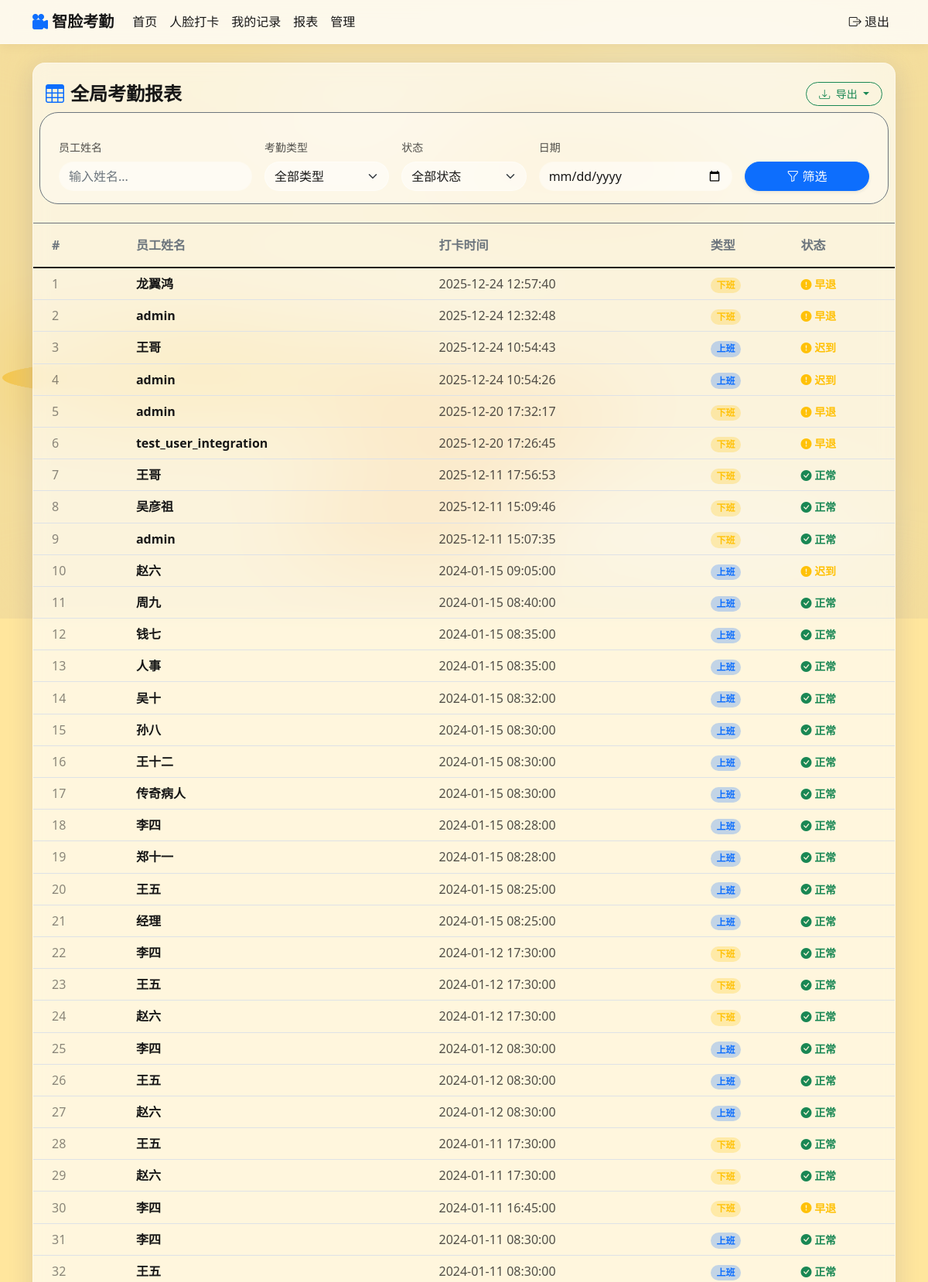
The page /all-attendance (signed in, upper part) on the database its author committed.
### tables this page shows
CREATE TABLE "attendance" (
    att_id INTEGER PRIMARY KEY AUTOINCREMENT,
    user_id INTEGER NOT NULL,
    att_time DATETIME NOT NULL,
    att_type TEXT NOT NULL,
    status TEXT NOT NULL
    -- 如果原表有外键约束，例如：FOREIGN KEY (user_id) REFERENCES users(user_id)
    -- 请取消下面一行的注释并执行
    -- , FOREIGN KEY (user_id) REFERENCES users(user_id)
);

CREATE TABLE "users" (
    user_id INTEGER PRIMARY KEY AUTOINCREMENT,
    username TEXT NOT NULL UNIQUE,
    password TEXT NOT NULL,
    face_encodings BLOB,
    is_admin INTEGER DEFAULT 0
);

### src/main.py (the view)
@app.route('/all-attendance')
@login_required
def all_attendance():
    if not current_user.is_admin:
        flash('需要管理员权限', 'error')
        return redirect(url_for('dashboard'))
    filter_name = request.args.get('username', '')
    filter_type = request.args.get('type', '所有')
    filter_status = request.args.get('status', '所有')
    filter_date = request.args.get('date', '')
    try:
        records = db_helper.get_all_attendance(
            user_name=filter_name,
            att_type=filter_type,
            att_status=filter_status,
            date=filter_date
        )
        return render_template('all_attendance.html', records=records,
                             f_name=filter_name, f_type=filter_type,
                             f_status=filter_status, f_date=filter_date)
    except Exception as e:
        flash(f'获取考勤记录失败: {e}', 'error')
        return render_template('all_attendance.html', records=[])

### src/main.py (called while the page is built)
@app.before_request
def ensure_initialized():
    if not app_initialized:
        init_app()

@login_manager.user_loader
def load_user(user_id):
    if not db_helper:
        return None
    try:
        conn = sqlite3.connect(app.config['DATABASE_PATH'])
        cursor = conn.cursor()
        cursor.execute('SELECT user_id, username, is_admin FROM users WHERE user_id = ?', (user_id,))
        user_data = cursor.fetchone()
        conn.close()
        if user_data:
            return User(user_data[0], user_data[1], user_data[2])
        return None
    except Exception as e:
        print(f"[ERROR] 加载用户失败: {e}")
        return None

### templates/all_attendance.html (shortened to what this page needs)
{% extends "base.html" %}
{% block content %}
<div class="row">
    <div class="col-12">
        <div class="glass-card rounded-4 overflow-hidden">
            <div class="card-header bg-transparent border-bottom border-secondary border-opacity-10 py-4">
                <div class="d-flex justify-content-between align-items-center mb-4">
                    <h4 class="mb-0 fw-bold"><i class="bi bi-table me-2 text-primary"></i>全局考勤报表</h4>
                    <div class="btn-group" role="group">
                        <button type="button" class="btn btn-outline-success rounded-pill btn-sm px-3 dropdown-toggle" data-bs-toggle="dropdown" aria-expanded="false">
                            <i class="bi bi-download me-1"></i> 导出
                        </button>
                    </div>
                </div>
                <form action="{{ url_for('all_attendance') }}" method="GET" class="row g-3 p-3 rounded-4 border border-secondary border-opacity-10" style="background: rgba(var(--bs-body-bg-rgb), 0.3); border-radius: 24px !important;">
                    <div class="col-md-3">
                        <label class="form-label small opacity-75">员工姓名</label>
                        <input type="text" name="username" class="form-control rounded-pill" placeholder="输入姓名..." value="{{ f_name }}">
                    </div>
                    <div class="col-md-2">
                        <label class="form-label small opacity-75">考勤类型</label>
                        <select name="type" class="form-select rounded-pill">
                            <option value="所有">全部类型</option>
                        </select>
                    </div>
                    <div class="col-md-2">
                        <label class="form-label small opacity-75">状态</label>
                        <select name="status" class="form-select rounded-pill">
                            <option value="所有">全部状态</option>
                        </select>
                    </div>
                    <div class="col-md-3">
                        <label class="form-label small opacity-75">日期</label>
                        <input type="date" name="date" class="form-control rounded-pill" value="{{ f_date }}">
                    </div>
                    <div class="col-md-2 d-flex align-items-end">
                        <button type="submit" class="btn btn-primary w-100 rounded-pill shadow-sm"><i class="bi bi-funnel"></i> 筛选</button>
                    </div>
                </form>
            </div>
            <div class="card-body p-0">
                {% if records %}
                <div class="table-responsive rounded-4 overflow-hidden">
                    <table class="table table-hover align-middle mb-0">
                        <thead class="text-secondary border-bottom border-secondary border-opacity-10">
                            <tr>
                                <th class="ps-4 py-3">#</th>
                                <th class="py-3">员工姓名</th>
                                <th class="py-3">打卡时间</th>
                                <th class="py-3">类型</th>
                                <th class="py-3">状态</th>
                            </tr>
                        </thead>
                        <tbody>
                            {% for record in records %}
                            <tr>
                                <td class="ps-4 opacity-50">{{ loop.index }}</td>
                                <td class="fw-bold">{{ record[0] }}</td>
                                <td class="opacity-75">{{ record[1] }}</td>
                                <td>
                                    {% if record[2] == '上班' %}
                                        <span class="badge rounded-pill bg-primary bg-opacity-25 text-primary">上班</span>
                                    {% elif record[2] == '下班' %}
                                        <span class="badge rounded-pill bg-warning bg-opacity-25 text-warning">下班</span>
                                    {% elif record[2] == '请假' %}
                                        <span class="badge rounded-pill bg-info bg-opacity-25 text-info">请假</span>
                                    {% elif record[2] == '旷工' %}
                                        <span class="badge rounded-pill bg-danger bg-opacity-25 text-danger">旷工</span>
                                    {% else %}
                                        <span class="badge rounded-pill bg-secondary">{{ record[2] }}</span>
                                    {% endif %}
                                </td>
                                <td>
                                    {% if record[3] == '正常' %}
                                        <span class="text-success small fw-bold"><i class="bi bi-check-circle-fill"></i> 正常</span>
                                    {% elif record[3] in ['迟到', '早退'] %}
                                        <span class="text-warning small fw-bold"><i class="bi bi-exclamation-circle-fill"></i> {{ record[3] }}</span>
                                    {% elif record[3] in ['病假', '事假', '公假'] %}
                                        <span class="text-info small fw-bold"><i class="bi bi-info-circle-fill"></i> {{ record[3] }}</span>
                                    {% else %}
                                        <span class="text-danger small fw-bold"><i class="bi bi-x-circle-fill"></i> {{ record[3] }}</span>
                                    {% endif %}
                                </td>
                            </tr>
                            {% endfor %}
                        </tbody>
                    </table>
                </div>
                {% else %}
                <div class="text-center py-5">
                    <i class="bi bi-inbox display-1 opacity-25"></i>
                    <p class="opacity-75 mt-3">没有找到符合条件的记录</p>
                </div>
                {% endif %}
            </div>
        </div>
    </div>
</div>
{% endblock %}

### templates/base.html (style rules this page uses)
:root { --text-color: #171717; --glass-bg: rgba(255, 255, 255, 0.65); --glass-border: rgba(255, 255, 255, 0.4); --glass-shadow: 0 8px 32px 0 rgba(31, 38, 135, 0.15); --input-bg: rgba(255, 255, 255, 0.5); --navbar-bg: rgba(255, 255, 255, 0.8); --loader-bg: rgba(255, 230, 157, 1); --loader-color: #000000; }
html { overflow-y: scroll; }
body { margin: 0; font-family: 'Segoe UI', Roboto, sans-serif; background-color: #FFE69D; color: var(--text-color); min-height: 100vh; transition: color 0.5s ease, background-color 1s ease; box-sizing: border-box; }
.glass-card { background: var(--glass-bg); backdrop-filter: blur(10px); -webkit-backdrop-filter: blur(10px); border: 1px solid var(--glass-border); border-radius: 16px; box-shadow: var(--glass-shadow); color: var(--text-color); transition: transform 0.3s ease, background 0.3s ease; }
.form-control, .form-select { background-color: var(--input-bg); border: 1px solid var(--glass-border); color: var(--text-color); }
.table { color: var(--text-color); }

### rows shown on the page
attendance: username "龙翼鸿", att_time "2025-12-24 12:57:40", att_type "下班", status "早退"
attendance: username "admin", att_time "2025-12-24 12:32:48", att_type "下班", status "早退"
attendance: username "王哥", att_time "2025-12-24 10:54:43", att_type "上班", status "迟到"
attendance: username "admin", att_time "2025-12-24 10:54:26", att_type "上班", status "迟到"
attendance: username "admin", att_time "2025-12-20 17:32:17", att_type "下班", status "早退"
attendance: username "test_user_integration", att_time "2025-12-20 17:26:45", att_type "下班", status "早退"
attendance: username "王哥", att_time "2025-12-11 17:56:53", att_type "下班", status "正常" (drawn)
attendance: username "吴彦祖", att_time "2025-12-11 15:09:46", att_type "下班", status "正常" (drawn)
attendance: username "admin", att_time "2025-12-11 15:07:35", att_type "下班", status "正常" (drawn)
attendance: username "赵六", att_time "2024-01-15 09:05:00", att_type "上班", status "迟到"
attendance: username "周九", att_time "2024-01-15 08:40:00", att_type "上班", status "正常" (drawn)
attendance: username "钱七", att_time "2024-01-15 08:35:00", att_type "上班", status "正常" (drawn)
attendance: username "人事", att_time "2024-01-15 08:35:00", att_type "上班", status "正常" (drawn)
attendance: username "吴十", att_time "2024-01-15 08:32:00", att_type "上班", status "正常" (drawn)
attendance: username "孙八", att_time "2024-01-15 08:30:00", att_type "上班", status "正常" (drawn)
attendance: username "王十二", att_time "2024-01-15 08:30:00", att_type "上班", status "正常" (drawn)
attendance: username "传奇病人", att_time "2024-01-15 08:30:00", att_type "上班", status "正常" (drawn)
attendance: username "李四", att_time "2024-01-15 08:28:00", att_type "上班", status "正常" (drawn)
attendance: username "郑十一", att_time "2024-01-15 08:28:00", att_type "上班", status "正常" (drawn)
attendance: username "王五", att_time "2024-01-15 08:25:00", att_type "上班", status "正常" (drawn)
attendance: username "经理", att_time "2024-01-15 08:25:00", att_type "上班", status "正常" (drawn)
attendance: username "李四", att_time "2024-01-12 17:30:00", att_type "下班", status "正常" (drawn)
attendance: username "王五", att_time "2024-01-12 17:30:00", att_type "下班", status "正常" (drawn)
attendance: username "赵六", att_time "2024-01-12 17:30:00", att_type "下班", status "正常" (drawn)
attendance: username "李四", att_time "2024-01-12 08:30:00", att_type "上班", status "正常" (drawn)
attendance: username "王五", att_time "2024-01-12 08:30:00", att_type "上班", status "正常" (drawn)
attendance: username "赵六", att_time "2024-01-12 08:30:00", att_type "上班", status "正常" (drawn)
attendance: username "王五", att_time "2024-01-11 17:30:00", att_type "下班", status "正常" (drawn)
attendance: username "赵六", att_time "2024-01-11 17:30:00", att_type "下班", status "正常" (drawn)
attendance: username "李四", att_time "2024-01-11 16:45:00", att_type "下班", status "早退"
attendance: username "李四", att_time "2024-01-11 08:30:00", att_type "上班", status "正常" (drawn)
attendance: username "王五", att_time "2024-01-11 08:30:00", att_type "上班", status "正常" (drawn)
